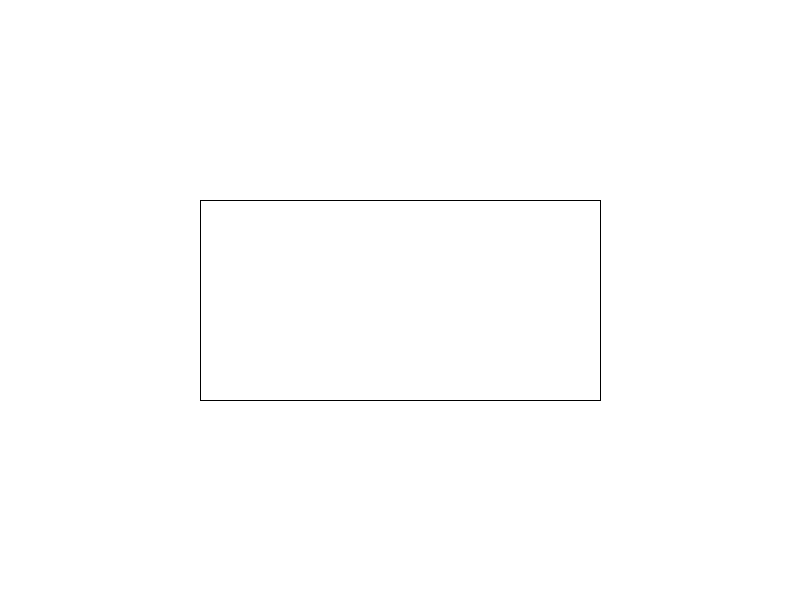
Frame 1 (no input)
Frame 60 (the mouse pressed at the canvas centre just before this capture): identical to frame 1, image omitted
Frame 120 (the mouse held since frame 60 and released just before this capture): blank canvas, image omitted

The Processing sketch that drew this single still picture (run headless with seeded random() and noise(); from frame 60 on, the mouse is pressed at the canvas centre):

// Processing sketch: Box
// ── Box.pde
void setup(){
  size(800,600);
  fill(0,255,0);
 
}

void draw(){
  if (mouseX > 200 && mouseY > 200 && mouseX < 600 && mouseY < 400) {
    background (0);
  } else {
    background(255);
  }
  noFill();
  rect(200,200,400,200);
}
